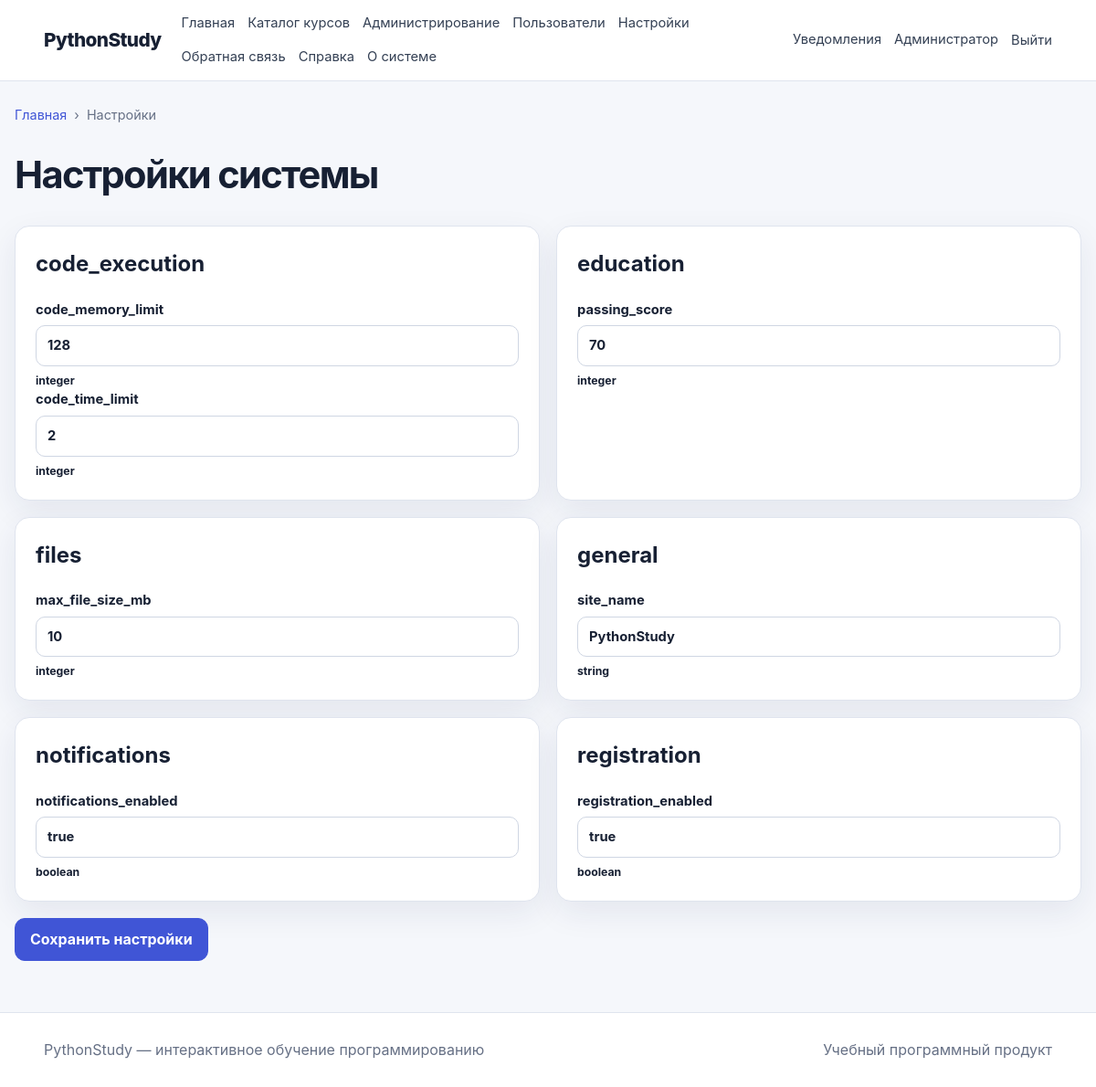
The app's page /admin/settings (signed in) with its own data.
### app/models/user.py (models this page shows, shortened)
class User(UserMixin, TimestampMixin, db.Model):
    __tablename__ = "users"
    id = db.Column(db.BigInteger().with_variant(db.Integer, "sqlite"), primary_key=True)
    role_id = db.Column(db.BigInteger().with_variant(db.Integer, "sqlite"), db.ForeignKey("roles.id"), nullable=False)
    username = db.Column(db.String(80), unique=True, index=True)
    email = db.Column(db.String(255), unique=True, nullable=False, index=True)
    password_hash = db.Column(db.String(255), nullable=False)
    last_name = db.Column(db.String(100), nullable=False)
    first_name = db.Column(db.String(100), nullable=False)
    middle_name = db.Column(db.String(100))
    avatar_path = db.Column(db.String(500))
    status = db.Column(db.String(30), default="active", nullable=False, index=True)
    is_email_verified = db.Column(db.Boolean, default=False, nullable=False)
    last_login_at = db.Column(db.DateTime(timezone=True))
    role = db.relationship("Role", back_populates="users")
    taught_courses = db.relationship("Course", back_populates="teacher", foreign_keys="Course.teacher_id")
    enrollments = db.relationship("CourseEnrollment", back_populates="user", cascade="all, delete-orphan")
    lesson_progress = db.relationship("LessonProgress", back_populates="user", cascade="all, delete-orphan")
    submissions = db.relationship("Submission", back_populates="user", cascade="all, delete-orphan", foreign_keys="Submission.user_id")
    quiz_attempts = db.relationship("QuizAttempt", back_populates="user", cascade="all, delete-orphan")
    notifications = db.relationship("Notification", back_populates="user", cascade="all, delete-orphan")
    @property
    def is_active_account(self):
        return self.status == "active"
    @property
    def is_active(self):
        return self.is_active_account
    def has_role(self, *codes):
        return bool(self.role and self.role.code in codes)

### app/models/system.py (models this page shows)
class SystemSetting(db.Model):
    __tablename__ = "system_settings"
    id = db.Column(db.BigInteger().with_variant(db.Integer, "sqlite"), primary_key=True)
    setting_key = db.Column(db.String(150), unique=True, nullable=False)
    setting_value = db.Column(db.Text, nullable=False)
    value_type = db.Column(db.String(30), default="string", nullable=False)
    group_name = db.Column(db.String(100), nullable=False)
    description = db.Column(db.Text)
    is_public = db.Column(db.Boolean, default=False, nullable=False)
    updated_by = db.Column(db.BigInteger().with_variant(db.Integer, "sqlite"), db.ForeignKey("users.id"))
    updated_at = db.Column(db.DateTime(timezone=True), default=utcnow, onupdate=utcnow, nullable=False)
    editor = db.relationship("User")

### app/admin/routes.py (the view, shortened to what this page needs)
@bp.route("/settings", methods=["GET", "POST"])
@roles_required("admin")
def settings():
    defaults = {
        "site_name": ("PythonStudy", "string", "general"),
        "registration_enabled": ("true", "boolean", "registration"),
        "code_time_limit": ("3", "integer", "code_execution"),
        "code_memory_limit": ("128", "integer", "code_execution"),
        "passing_score": ("70", "integer", "education"),
        "notifications_enabled": ("true", "boolean", "notifications"),
        "max_file_size_mb": ("10", "integer", "files"),
    }
    for key, (value, value_type, group) in defaults.items():
        if not SystemSetting.query.filter_by(setting_key=key).first():
            db.session.add(SystemSetting(setting_key=key, setting_value=value, value_type=value_type, group_name=group))
    db.session.commit()
    groups = {}
    for setting in SystemSetting.query.order_by(SystemSetting.group_name, SystemSetting.setting_key).all():
        groups.setdefault(setting.group_name, []).append(setting)
    return render_template("admin/settings.html", groups=groups, breadcrumbs=[("Главная", "public.index"), ("Настройки", None)])

### app/context_processors.py (called while the page is built)
def inject_global_context():
    return {
        "current_path": request.path,
        "is_authenticated": current_user.is_authenticated,
    }

### app/templates/admin/settings.html (shortened to what this page needs)
{% extends 'base.html' %}
{% block content %}
  <div class="page-title">
    <h1>Настройки системы</h1>
  </div>
  <form method="post" class="settings-form">
    {% for group, items in groups.items() %}
      <section class="panel">
        <h2>{{ group }}</h2>
        {% for setting in items %}
          <label>
            {{ setting.setting_key }}
            <input name="{{ setting.setting_key }}" value="{{ setting.setting_value }}">
            <small>{{ setting.description or setting.value_type }}</small>
          </label>
        {% endfor %}
      </section>
    {% endfor %}
    <button class="button" type="submit">Сохранить настройки</button>
  </form>
{% endblock %}

### app/templates/base.html (shortened to what this page needs)
<!DOCTYPE html>
<html lang="ru">
  <head>
    <link rel="stylesheet" href="{{ url_for('static', filename='css/main.css') }}">
    <link rel="stylesheet" href="{{ url_for('static', filename='css/responsive.css') }}">
  </head>
  <body>
    <header class="topbar">
      <a class="brand" href="{{ url_for('public.index') }}">PythonStudy</a>
      <nav class="main-nav" aria-label="Основное меню">
        <a href="{{ url_for('public.index') }}">Главная</a>
        <a href="{{ url_for('public.courses') }}">Каталог курсов</a>
        {% if current_user.is_authenticated and current_user.has_role('student') %}
          <a href="{{ url_for('student.dashboard') }}">Личный кабинет</a>
          <a href="{{ url_for('student.my_courses') }}">Мои курсы</a>
          <a href="{{ url_for('student.submissions') }}">Решения</a>
          <a href="{{ url_for('student.quiz_attempts') }}">Тесты</a>
          <a href="{{ url_for('student.progress') }}">Прогресс</a>
          <a href="{{ url_for('student.achievements') }}">Достижения</a>
        {% elif current_user.is_authenticated and current_user.has_role('teacher') %}
          <a href="{{ url_for('teacher.dashboard') }}">Кабинет преподавателя</a>
          <a href="{{ url_for('teacher.courses') }}">Мои курсы</a>
        {% elif current_user.is_authenticated and current_user.has_role('admin') %}
          <a href="{{ url_for('admin.dashboard') }}">Администрирование</a>
          <a href="{{ url_for('admin.users') }}">Пользователи</a>
          <a href="{{ url_for('admin.settings') }}">Настройки</a>
        {% endif %}
        <a href="{{ url_for('public.feedback') }}">Обратная связь</a>
        <a href="{{ url_for('public.help_page') }}">Справка</a>
        <a href="{{ url_for('public.about') }}">О системе</a>
      </nav>
      <div class="auth-zone">
        {% if current_user.is_authenticated %}
          <a href="{{ url_for('student.notifications') }}">Уведомления</a>
          <a href="{{ url_for('student.profile') }}">{{ current_user.first_name }}</a>
          <form method="post" action="{{ url_for('auth.logout') }}" class="inline-form">
            <button class="link-button" type="submit">Выйти</button>
          </form>
        {% else %}
          <a href="{{ url_for('auth.login') }}">Войти</a>
          <a class="button small" href="{{ url_for('auth.register') }}">Регистрация</a>
        {% endif %}
      </div>
    </header>
    <main class="page-shell">
      {% include 'partials/breadcrumbs.html' %}
      {% block content %}{% endblock %}
    </main>
    <footer class="footer">
      <div>PythonStudy — интерактивное обучение программированию</div>
      <div>Учебный программный продукт</div>
    </footer>
  </body>
</html>

### app/static/css/main.css (style rules this page uses)
:root { --bg: #f5f7fb; --surface: #ffffff; --surface-soft: #eef2ff; --text: #172033; --muted: #667085; --line: #dfe4ee; --primary: #4055d6; --primary-dark: #2f43b9; --success: #18794e; --danger: #b42318; --warning: #a15c00; --radius: 16px; --shadow: 0 12px 35px rgba(27, 39, 94, 0.08); }
* { box-sizing: border-box; }
html { scroll-behavior: smooth; }
body { margin: 0; font-family: Inter, -apple-system, BlinkMacSystemFont, "Segoe UI", sans-serif; color: var(--text); background: var(--bg); line-height: 1.55; }
a { color: var(--primary); text-decoration: none; }
button, input, textarea, select { font: inherit; }
button { cursor: pointer; }
.topbar { position: sticky; top: 0; z-index: 20; display: grid; grid-template-columns: auto 1fr auto; align-items: center; gap: 22px; padding: 14px 4vw; background: rgba(255,255,255,.96); border-bottom: 1px solid var(--line); backdrop-filter: blur(14px); }
.brand { font-size: 1.3rem; font-weight: 850; color: var(--text); letter-spacing: -.03em; }
.main-nav, .auth-zone { display: flex; align-items: center; gap: 14px; flex-wrap: wrap; }
.main-nav a, .auth-zone a, .link-button { color: #344054; font-size: .92rem; }
.auth-zone { justify-content: flex-end; }
.inline-form { display: inline; margin: 0; }
.link-button { border: 0; background: transparent; padding: 0; }
.page-shell { width: min(1180px, calc(100% - 32px)); margin: 0 auto; min-height: calc(100vh - 160px); padding: 26px 0 56px; }
.footer { display: flex; justify-content: space-between; gap: 16px; padding: 28px 4vw; color: var(--muted); background: #fff; border-top: 1px solid var(--line); }
.button { display: inline-flex; align-items: center; justify-content: center; gap: 8px; border: 1px solid var(--primary); border-radius: 11px; padding: 10px 16px; background: var(--primary); color: #fff; font-weight: 700; text-decoration: none; transition: .15s ease; }
.actions, .page-title, .section-heading, .dashboard-header { display: flex; align-items: center; justify-content: space-between; gap: 18px; }
.page-title { margin-bottom: 24px; }
.page-title h1, .dashboard-header h1 { margin: 0; font-size: clamp(1.8rem, 4vw, 2.6rem); letter-spacing: -.04em; }
.feature-grid article, .panel { padding: 22px; border: 1px solid var(--line); border-radius: var(--radius); background: var(--surface); box-shadow: var(--shadow); }
.feature-grid h3, .panel h2 { margin-top: 0; }
form { display: grid; gap: 14px; }
label { display: grid; gap: 6px; font-weight: 700; font-size: .92rem; }
input, textarea, select { width: 100%; padding: 10px 12px; border: 1px solid #cfd6e3; border-radius: 10px; background: #fff; color: var(--text); outline: none; }
.settings-form { display: grid; grid-template-columns: repeat(2, 1fr); gap: 18px; }
.settings-form > .button { width: fit-content; }

### records on screen
User: first_name "Администратор"
SystemSetting: group_name "code_execution", setting_key "code_memory_limit", code_memory_limit "128", description+value_type "integer"
SystemSetting: setting_key "code_time_limit", code_time_limit "2", description+value_type "integer"
SystemSetting: group_name "education", setting_key "passing_score", passing_score "70", description+value_type "integer"
SystemSetting: group_name "files", setting_key "max_file_size_mb", max_file_size_mb "10", description+value_type "integer"
SystemSetting: group_name "general", setting_key "site_name", site_name "PythonStudy", description+value_type "string"
SystemSetting: group_name "notifications", setting_key "notifications_enabled", notifications_enabled "true", description+value_type "boolean"
SystemSetting: group_name "registration", setting_key "registration_enabled", registration_enabled "true", description+value_type "boolean"

### other values on screen
{{ item[0] }} "Главная"
{{ item[0] }} "Настройки"
